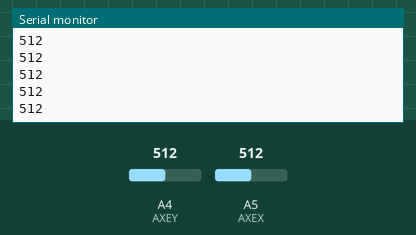
Bench run of a sketch on a simulated Arduino Uno, built with avr-gcc and run on an emulated ATmega328P. On the bench: the last lines printed to the serial monitor. The inputs (shaded band) are chosen by the test bench; at power-on: A4 (AXEY) = 512, A5 (AXEX) = 512.

Above: at 1.2 s.
1.3 s: A4 (AXEY) set to 716
At 1.56 s:
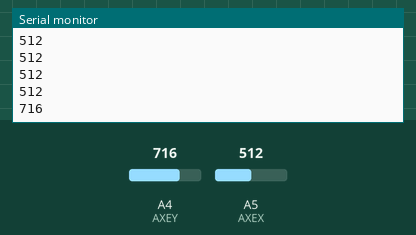
2.8 s: A5 (AXEX) set to 306
At 2.97 s:
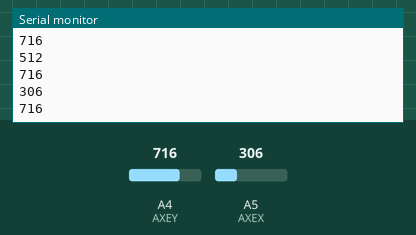
4.3 s: A4 (AXEY) set to 900
At 4.57 s:
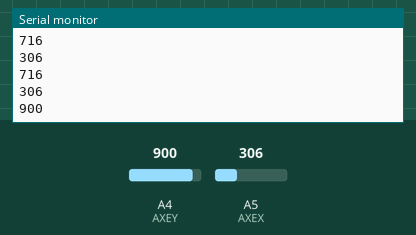
5.8 s: A5 (AXEX) set to 122
At 5.98 s:
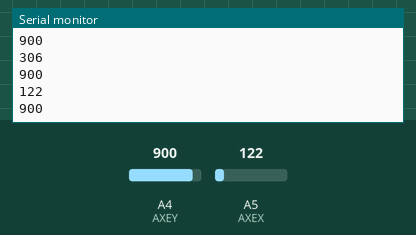
Timing chart, 0 to 8.3 s (numbered marks = the images above; inputs shaded):
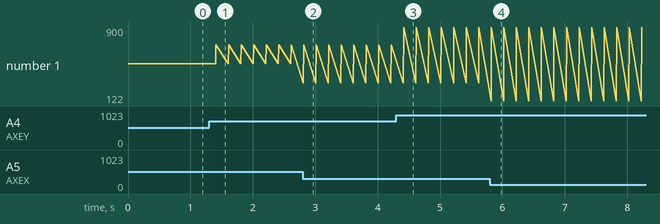

The sketch:

Acquisition_Joystick.ino
```cpp
#define AXEX A5
#define AXEY A4
#define SWITCH A3

#define SEUILPX
#define SEUILMX
#define SEUILPY
#define SEUILMY


int iAxeX= 0;
int iAxeY= 0;


void setup() {
  pinMode(AXEX, INPUT);
  pinMode(AXEY, INPUT);
  pinMode(SWITCH, INPUT);

  Serial.begin(9600);
}

void loop() {
  iAxeX= analogRead(AXEX);
  Serial.println(iAxeX);

  iAxeY= analogRead(AXEY);
  Serial.println(iAxeY);
  Serial.println();
  delay(200);
}
```

Measured:
- after the input at 1.3 s, the serial monitor: prints a new line after 0.11 s (image 1)
- after the input at 2.8 s, the serial monitor: prints a new line at once (image 2)
- after the input at 4.3 s, the serial monitor: prints a new line after 0.12 s (image 3)
- after the input at 5.8 s, the serial monitor: prints a new line at once (image 4)
- plotted number 1: 512 → 716 after the input at 1.3 s, 716 → 900 after the input at 4.3 s
